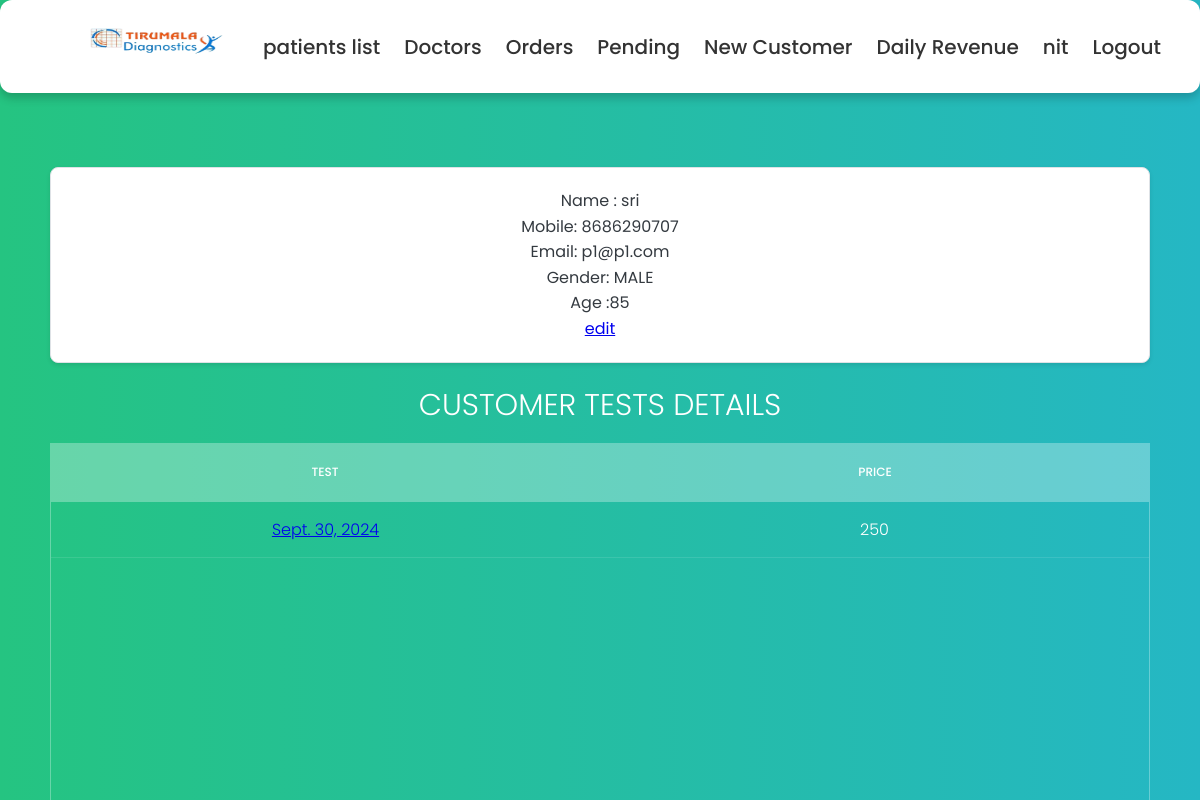
The app's page /2/customer_details (signed in) with its own data.
### details/models.py (models this page shows, shortened)
class Customer(models.Model):
    title = models.ForeignKey(Title, on_delete=models.DO_NOTHING,null=True)
    patient_name = models.CharField(max_length=50)
    mobile = models.IntegerField(null=True)
    email = models.EmailField(null=True)
    gender = models.ForeignKey(Gender, on_delete=models.DO_NOTHING,null=True)
    age = models.CharField(max_length=4, null=True)
    patient_address = models.CharField(max_length=150)
    def __str__(self):
        return self.patient_name

class Gender(models.Model):
    gender = models.CharField(max_length= 10)
    def __str__(self):
        return self.gender

class Order(models.Model):
    def get_total(self):
        total = sum([test.price for test in self.tests.all()])
        return total
    collected_at = models.ForeignKey(Locations, on_delete=models.DO_NOTHING,null=True)
    referred_by = models.ForeignKey(Doctor, on_delete=models.DO_NOTHING,null=True)
    collected_date = models.DateField(null= True)
    expected_complete_date = models.DateField(null=True)
    tests = models.ManyToManyField(Test, blank=False)
    customer = models.ForeignKey(Customer,on_delete=models.DO_NOTHING, blank=False)
    order_id = models.UUIDField(default=uuid.uuid4, primary_key=True)
    collected_by = models.ForeignKey(Tech, on_delete=models.DO_NOTHING,null=True, related_name='collected_by', blank = True)
    tested_by = models.ForeignKey(Tech, on_delete=models.DO_NOTHING,null=True, related_name='tested_by', blank = True)
    report_by = models.ForeignKey(Tech, on_delete=models.DO_NOTHING,null=True, related_name='report_by',blank=True)
    collected_datetime = models.DateTimeField(null=True)  # For date and time
    tested_datetime = models.DateTimeField(null=True)  # For date and time
    report_datetime = models.DateTimeField(null=True)  # For date and time
    hba1c = models.CharField(max_length=10, blank= True)
    blood_urea_nitrogen = models.CharField(max_length=10, blank=True)
    cotinine = models.CharField(max_length=10, blank=True)
    esr_1_hour = models.CharField(max_length=10, blank=True)
    hbsag = models.CharField(max_length=10, blank=True)
    hiv_1_and_2 = models.CharField(max_length=10, blank=True)
    colour = models.CharField(max_length=10, blank=True)
    specific_gravity = models.CharField(max_length=10, blank=True)
    ph = models.CharField(max_length=10, blank=True)
    blood = models.CharField(max_length=10, blank=True)
    albumin = models.CharField(max_length=10, blank=True)
    sugar = models.CharField(max_length=10, blank=True)
    ketone_bodies = models.CharField(max_length=10, blank=True)
    nitrite = models.CharField(max_length=10, blank=True)
    urobilinogen = models.CharField(max_length=10, blank=True)
    leucocytes = models.CharField(max_length=10, blank=True)
    bile_salts = models.CharField(max_length=10, blank=True)
    bile_pigments = models.CharField(max_length=10, blank=True)
    pus_cells = models.CharField(max_length=10, blank=True)
    epithelial_cells = models.CharField(max_length=10, blank=True)
    rbcs = models.CharField(max_length=10, blank=True)
    bacteria = models.CharField(max_length=10, blank=True)
    others = models.CharField(max_length=10, blank=True)
    haemoglobin = models.CharField(max_length=10, blank=True)
    rbc_count = models.CharField(max_length=10, blank=True)
    pcv = models.CharField(max_length=10, blank=True)
    platelets = models.CharField(max_length=10, blank=True)
    wbc = models.CharField(max_length=10, blank=True)
    neutrophils = models.CharField(max_length=10, blank=True)
    lymphocytes = models.CharField(max_length=10, blank=True)
    eosinophils = models.CharField(max_length=10, blank=True)
    monocytes = models.CharField(max_length=10, blank=True)
    basophils = models.CharField(max_length=10, blank=True)
    mcv = models.CharField(max_length=10, blank=True)
    mchc = models.CharField(max_length=10, blank=True)
    mch = models.CharField(max_length=10, blank=True)
    random_blood_sugar = models.CharField(max_length=10, blank=True)
    uric_acid = models.CharField(max_length=10, blank=True)
    serum_creatinine = models.CharField(max_length=10, blank=True)
    total_cholesterol = models.CharField(max_length=10, blank=True)
    hdl = models.CharField(max_length=10, blank=True)
    ldl = models.CharField(max_length=10, blank=True)
    vldl = models.CharField(max_length=10, blank=True)
    triglycerides = models.CharField(max_length=10, blank=True)
    chol_hdl_ratio = models.CharField(max_length=10, blank=True)
    total_bilirubin = models.CharField(max_length=10, blank=True)
    direct_bilirubin = models.CharField(max_length=10, blank=True)
    indirect_bilirubin = models.CharField(max_length=10, blank=True)
    alkaline_phosphatase = models.CharField(max_length=10, blank=True)
    serum_gpt = models.CharField(max_length=10, blank=True)
    serum_got = models.CharField(max_length=10, blank=True)
    total_proteins = models.CharField(max_length=10, blank=True)
    albumin = models.CharField(max_length=10, blank=True)
    globulin = models.CharField(max_length=10, blank=True)
    alb_glob_ratio = models.CharField(max_length=10, blank=True)
    ggtp = models.CharField(max_length=10, blank=True)

class Test(models.Model):
    is_collected = {('yes', 'yes'),
              ('no', 'no')}
    test_id = models.AutoField(primary_key=True)
    test_name = models.CharField(max_length=50)
    collection_status = models.CharField(max_length=20, choices=is_collected, blank=False, default='no')
    price = models.IntegerField()

### details/views.py (the view)
# urls.py: path('<int:pk>/customer_details', customer_details, name='customer_details'),
@login_required(login_url='user_login')
def customer_details(request,pk):
    patient = Customer.objects.get(id=pk)
    orders = patient.order_set.all()
    return render(request,'Customer Details.html',{'patient': patient, 'orders':orders})

### details/Templates/Customer Details.html (shortened to what this page needs)
{% extends "base.html" %}
{% block content%}
<section>
    <div class="details">
        <p> Name : {{patient}}</p>
        <p> Mobile: {{patient.mobile}}</p>
        <p>Email: {{patient.email}}</p>
        <p>Gender: {{patient.gender}}</p>
        <p>Age :{{patient.age}}</p>
        <p><a href="{% url 'edit_customer' patient.id %}"> edit</a></p>
    </div>
        <h1>Customer Tests Details</h1>
        <div class="tbl-header">
          <table cellpadding="0" cellspacing="0" border="0">
            <thead>
                <tr>
                    <th>Test</th>
                    <th>Price</th>
                </tr>
            </thead>
          </table>
        </div>
        <div class="tbl-content">
          <table cellpadding="0" cellspacing="0" border="0">
            {% for order in orders %}
            <tbody>
                <tr>
                    <td><a href="{% url 'order_details' order.order_id %}"> {{order.collected_date}}</a></td>
                    <td>{{order.get_total}}</td>
                </tr>
            </tbody>
                {% endfor %}
          </table>
        </div>
      </section>
{% endblock %}

### details/Templates/base.html (shortened to what this page needs)
{% load static %}
<!DOCTYPE html>
<html lang="en">
<head>
    <link rel="stylesheet" href={% static "css/style.css" %}>
    <link rel="stylesheet" href="https://cdnjs.cloudflare.com/ajax/libs/font-awesome/5.15.2/css/all.min.css"/>
</head>
<div>
  <ul class="nav-links">
    <li><a href={% url 'home' %}> <img src="{% static '/images/logo.png' %}" alt="My image" width="200" height="45"></li>
    <li><a href={% url 'patients_list' %}> patients list </a> </li>
    <li><a href={% url 'doctors_list' %}> Doctors </a> </li>
    <li><a href={% url 'orders_list' %}> Orders </a> </li>
    <li><a href={% url 'pending_samples' %}> Pending </a> </li>
    <li><a href={% url 'register_customer' %}> New Customer </a> </li>
    <li><a href={% url 'daily_totals' %}> Daily Revenue </a> </li>
    <li><a> {{user}}</a></li>
    <li><a href={% url 'user_logout' %}> Logout </a> </li>
  </ul>
</div>
<body>
  <div style="height: 50px;"></div>
    {% block content%}
    {% endblock %}
</body>
</html>

### details/static/css/style.css (style rules this page uses)
* { margin: 0; padding: 0; box-sizing: border-box; font-family: 'Poppins', sans-serif; }
body { height: 100vh; background: #c1f7f5; padding-top: 37px; }
.nav-links { display: flex; align-items: center; justify-content: center; background: #fff; padding: 20px 15px; border-radius: 12px; box-shadow: 0 5px 10px rgba(0,0,0,0.2); position: fixed; top: 0; left: 0; width: 100%; }
.nav-links li { list-style: none; margin: 0 12px; }
.nav-links li a { position: relative; color: #333; font-size: 20px; font-weight: 500; padding: 6px 0; text-decoration: none; }
.nav-links li a:before { content: ''; position: absolute; bottom: 0; left: 0; height: 3px; width: 0%; background: #34efdf; border-radius: 12px; transition: all 0.4s ease; }
h1 { font-size: 30px; color: #fff; text-transform: uppercase; font-weight: 300; text-align: center; margin-bottom: 15px; }
table { width:100%; table-layout: fixed; }
.tbl-header { background-color: rgba(255,255,255,0.3); }
.tbl-content { height:300px; overflow-x:auto; margin-top: 0px; border: 1px solid rgba(255,255,255,0.3); }
th { padding: 20px 15px; text-align: center; font-weight: 500; font-size: 12px; color: #fff; text-transform: uppercase; }
td { padding: 15px; text-align: center; vertical-align:middle; font-weight: 300; font-size: 16px; color: #fff; border-bottom: solid 1px rgba(255,255,255,0.1); }
body { background: -webkit-linear-gradient(left, #25c481, #25b7c4); background: linear-gradient(to right, #25c481, #25b7c4); font-family: 'Roboto', sans-serif; padding-top: 37px; }
section { margin: 50px; }
.details { padding: 20px; background-color: #ffffff; border: 1px solid #dee2e6; border-radius: 8px; box-shadow: 0 2px 4px rgba(0, 0, 0, 0.1); margin-bottom: 20px; margin-top: 80px; font-size: 16px; line-height: 1.6; color: #343a40; text-align: center; }

### records on screen
Customer: patient_name "sri", mobile "8686290707", email "p1@p1.com", gender "MALE", age "85"
Order: collected_date "Sept. 30, 2024", get_total "250"

### other values on screen
{{ user }} "nit"
